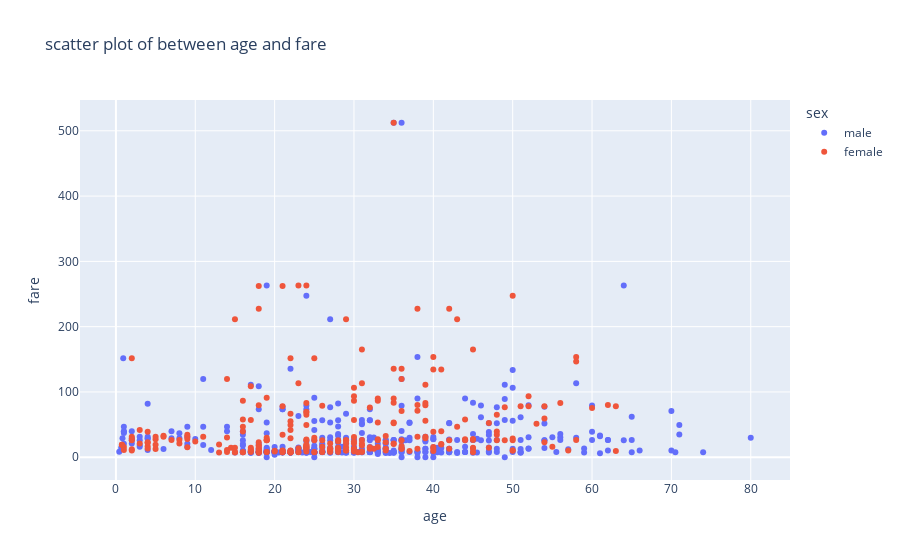

Source (notebook cell):
### Code cell
fig = px.scatter(df , x = 'age' , y = 'fare' ,color = 'sex' , title = 'scatter plot of between age and fare')

# show the plot
fig.show()

### Figure 1 — Plotly figure (JSON) as saved in the notebook; plotly's stock layout.template omitted (floating-point values rounded to 4 significant figures; data arrays with more than 128 entries replaced by an {"elided": "..."} marker saying what was removed)
{"data": [{"hovertemplate": "sex=male<br>age=%{x}<br>fare=%{y}<extra></extra>", "legendgroup": "male", "marker": {"color": "#636efa", "symbol": "circle"}, "mode": "markers", "name": "male", "orientation": "v", "showlegend": true, "type": "scatter", "x": {"elided": "577 float values"}, "xaxis": "x", "y": {"elided": "577 float values"}, "yaxis": "y"}, {"hovertemplate": "sex=female<br>age=%{x}<br>fare=%{y}<extra></extra>", "legendgroup": "female", "marker": {"color": "#EF553B", "symbol": "circle"}, "mode": "markers", "name": "female", "orientation": "v", "showlegend": true, "type": "scatter", "x": {"elided": "314 float values"}, "xaxis": "x", "y": {"elided": "314 float values"}, "yaxis": "y"}], "layout": {"legend": {"title": {"text": "sex"}, "tracegroupgap": 0}, "title": {"text": "scatter plot of between age and fare"}, "xaxis": {"anchor": "y", "domain": [0, 1], "title": {"text": "age"}}, "yaxis": {"anchor": "x", "domain": [0, 1], "title": {"text": "fare"}}}}
